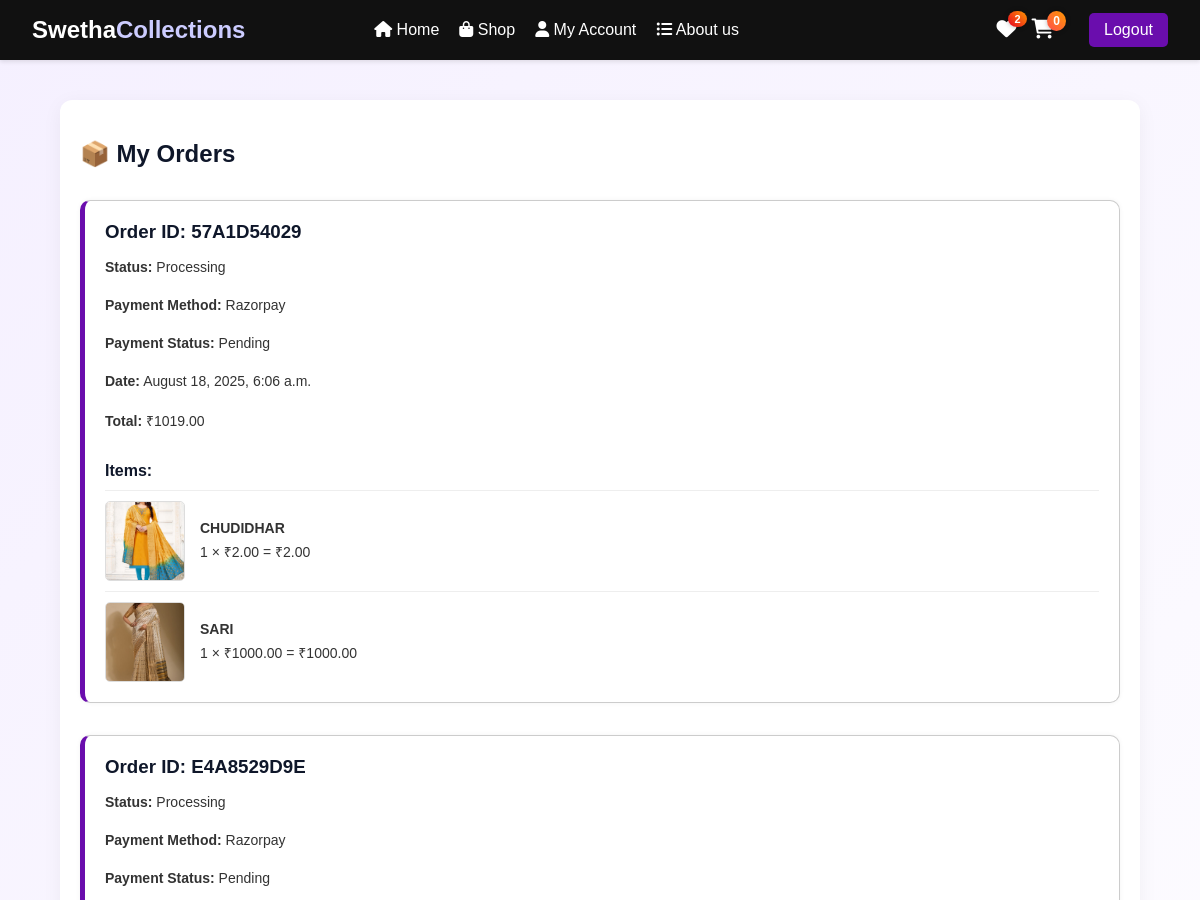
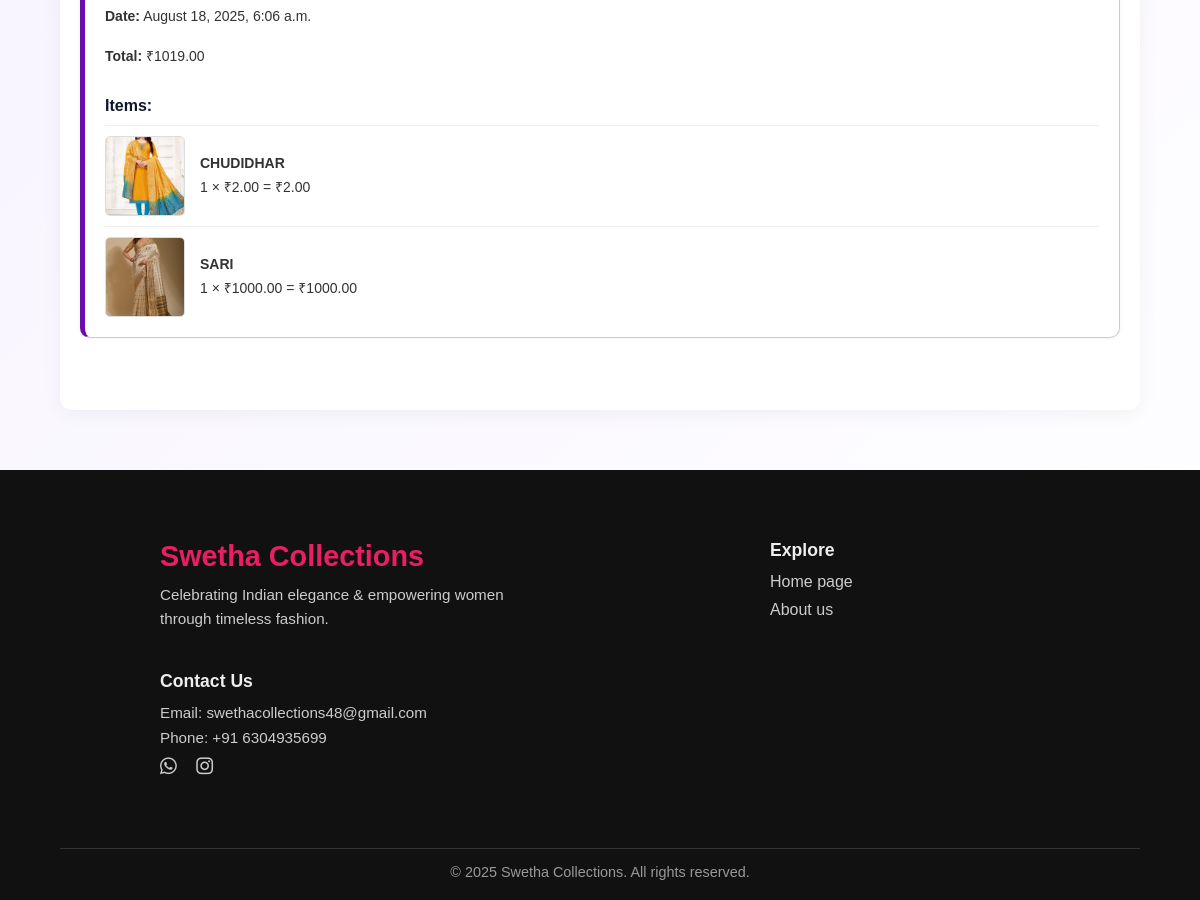
Page /my_orders/ (signed in) on the committed database (2 pictures, top to bottom).
### store/models.py (models this page shows, shortened)
class Order(models.Model):
    customer = models.ForeignKey(User, on_delete=models.SET_NULL, null=True, related_name="orders")
    order_id = models.CharField(max_length=100, unique=True, default=uuid.uuid4)
    sub_total = models.DecimalField(default=0.00, max_digits=12, decimal_places=2)
    shipping = models.DecimalField(default=0.00,     max_digits=12, decimal_places=2)
    total = models.DecimalField(default=0.00, max_digits=12, decimal_places=2)
    status = models.CharField(max_length=100, default="Processing")
    tracking_id = models.CharField(max_length=100, null=True, blank=True)
    date = models.DateTimeField(default=timezone.now)
    payment_status = models.CharField(
        max_length=20,
        choices=[("Pending", "Pending"), ("Paid", "Paid"), ("Failed", "Failed")],
        default="Pending"
    )
    payment_method = models.CharField(
        max_length=50,
        choices=[("COD", "Cash on Delivery"), ("Card", "Credit/Debit Card"), ("UPI", "UPI")],
        default="COD"
    )
    payment_id = models.CharField(max_length=100, null=True, blank=True)
    razorpay_order_id = models.CharField(max_length=100, null=True, blank=True)
    class Meta:
        ordering = ['-date']

class OrderItem(models.Model):
    order = models.ForeignKey(Order, on_delete=models.CASCADE, related_name="items")
    product = models.ForeignKey('Product', on_delete=models.SET_NULL, null=True)
    qty = models.PositiveIntegerField(default=1)
    price = models.DecimalField(max_digits=12, decimal_places=2)
    sub_total = models.DecimalField(max_digits=12, decimal_places=2)
    color = models.CharField(max_length=100, null=True, blank=True)
    size = models.CharField(max_length=100, null=True, blank=True)
    image = models.ImageField(upload_to="order_images/", null=True, blank=True)

class Product(models.Model):
    name = models.CharField(max_length=100)
    image = models.FileField(upload_to="images/", blank=True, null=True, default="images/product.jpg")
    description = CKEditor5Field('Text', config_name='extends')
    category = models.ForeignKey(Category, on_delete=models.SET_NULL, null=True, blank=True)
    price = models.DecimalField(max_digits=12, decimal_places=2, default=0.00, null=True, blank=True)
    regular_price = models.DecimalField(max_digits=12, decimal_places=2, default=0.00, null=True, blank=True)
    stock = models.PositiveIntegerField(default=0, null=True, blank=True)
    shipping = models.DecimalField(max_digits=12, decimal_places=2, default=0.00, null=True, blank=True)
    status = models.CharField(choices=[("Published", "Published"), ("Draft", "Draft")], max_length=50, default="Published")
    feature = models.BooleanField(default=False, verbose_name="Marketplace Featured")
    sku = ShortUUIDField(unique=True, length=5, max_length=50, prefix="SKU", alphabet="1234567890")
    slug = models.SlugField(null=True, blank=True)
    date = models.DateTimeField(default=timezone.now)

### store/views.py (the view)
# urls.py: path("my_orders/", views.order_detail_view, name="my_orders"),
@login_required
def order_detail_view(request):
    orders = Order.objects.filter(customer=request.user).order_by('-date')
    return render(request, "store/my_orders.html", {"orders": orders})

### store/context_processors.py (called while the page is built)
def wishlist_count(request):
    if request.user.is_authenticated:
        count = Wishlist.objects.filter(user=request.user).count()
    else:
        count = 0
    return {'wishlist_count': count}

### templates/store/my_orders.html
{% extends "store/base.html" %}
{% load static %}
{% block content %}
<div class="container">
    <h2 class="order-title">📦 My Orders</h2>
    {% if orders %}
        {% for order in orders %}
        <div class="order-card">
            <h3>Order ID: <strong>{{ order.order_id }}</strong></h3>
            <p><strong>Status:</strong> {{ order.status }}</p>
            <p><strong>Payment Method:</strong> {{ order.payment_method }}</p>
            <p><strong>Payment Status:</strong> {{ order.payment_status }}</p>
            <p><strong>Date:</strong> {{ order.date|date:"F j, Y, g:i a" }}</p>
            <p><strong>Total:</strong> ₹{{ order.total }}</p>
            <div class="order-items">
                <strong>Items:</strong>
                {% for item in order.items.all %}
                <div class="order-item">
                      <img src="{% if item.image and item.image.url %}{{ item.image.url }}{% else %}{{ item.product.image.url }}{% endif %}" alt="{{ item.product.name }}">
                    <div>
                        <p class="item-name">{{ item.product.name }}</p>
                        <p>{{ item.qty }} × ₹{{ item.price }} = ₹{{ item.sub_total }}</p>
                    </div>
                </div>
                {% endfor %}
            </div>
        </div>
        {% endfor %}
    {% else %}
        <p class="no-orders">You haven’t placed any orders yet.</p>
    {% endif %}
</div>
{% endblock %}

### static/index.css (style rules this page uses)
* { margin: 0; padding: 0; box-sizing: border-box; font-family: 'Arial', sans-serif; }
body { color: #000; height: 100%; }

### static/my_orders.css (style rules this page uses)
.container { max-width: 900px; margin: auto; padding: 2rem; }
.order-title { margin-bottom: 2rem; }
.order-card { background: #fff; border: 1px solid #ccc; padding: 1rem 1.5rem; margin-bottom: 2rem; border-radius: 10px; box-shadow: 0 0 10px rgba(0,0,0,0.05); }
.order-items { margin-top: 1rem; }
.order-item { display: flex; align-items: center; margin-top: 10px; border-top: 1px solid #eee; padding-top: 10px; }
.order-item img { width: 80px; height: 80px; object-fit: cover; margin-right: 15px; border: 1px solid #ddd; border-radius: 5px; }
.item-name { font-weight: bold; margin: 0; }

### static/login.css (style rules this page uses)
body, html { margin: 0; padding: 0; font-family: 'Segoe UI', sans-serif; background-size: cover; min-height: 100vh; }

### static/order-success.css (style rules this page uses)
:root { --primary: #6a0dad; --primary-600: #5c0c95; --surface: #ffffff; --bg: #f5f7fb; --text: #0f172a; --muted: #475569; --border: #e5e7eb; --success: #16a34a; --shadow: 0 12px 32px rgba(17, 24, 39, 0.08); }
body { background: var(--bg); color: var(--text); font-family: ui-sans-serif, system-ui, -apple-system, "Segoe UI", Roboto, "Helvetica Neue", Arial, "Noto Sans", "Apple Color Emoji", "Segoe UI Emoji"; -webkit-font-smoothing: antialiased; -moz-osx-font-smoothing: grayscale; }

### static/product_details.css (style rules this page uses)
body { font-family: 'Segoe UI', sans-serif; margin: 0; padding: 0; background: #f4f4f9; }
.container { width: 90%; max-width: 1200px; margin: 40px auto; padding: 40px 20px; background: #fff; box-shadow: 0 4px 20px rgba(0,0,0,0.05); border-radius: 12px; }

### static/account.css (style rules this page uses)
* { box-sizing: border-box; margin: 0; padding: 0; }
body { font-family: 'Segoe UI', sans-serif; background-color: #f7f7f7; }
.order-card { border-left: 5px solid #6a0dad; padding: 20px; background-color: #fff; box-shadow: 0 0 5px rgba(0,0,0,0.05); display: flex; flex-direction: column; gap: 10px; }
.order-card p { margin: 6px 0; font-size: 14px; color: #333; }

### rows in the picture
Order: order_id "57A1D54029", status "Processing", payment_method "Razorpay", payment_status "Pending", date "August 18, 2025, 6:06 a.m.", total "1019.00"
OrderItem: image (picture), product.name "CHUDIDHAR", qty "1", price "2.00", sub_total "2.00"
OrderItem: image (picture), product.name "SARI", qty "1", price "1000.00", sub_total "1000.00"
Order: order_id "E4A8529D9E", status "Processing", payment_method "Razorpay", payment_status "Pending", date "August 18, 2025, 6:06 a.m.", total "1019.00"
OrderItem: image (picture), product.name "CHUDIDHAR", qty "1", price "2.00", sub_total "2.00"
OrderItem: image (picture), product.name "SARI", qty "1", price "1000.00", sub_total "1000.00"

### other values in the picture
{{ wishlist_count|default:0 }} "2"
{{ total_qty }} "0"
